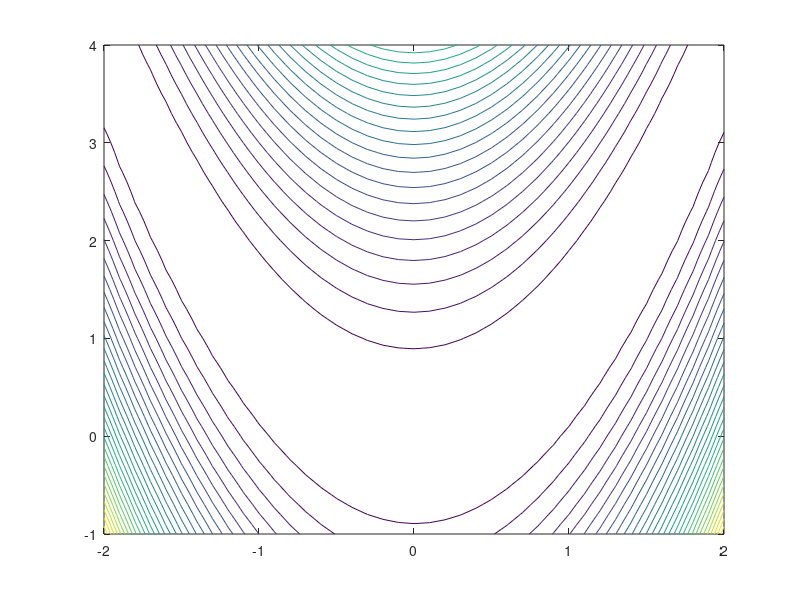

The MATLAB script that drew this image: (Note: this script raises an error after producing the figure.)
clear,clc
[X,Y] = meshgrid(-2:0.1:2, -1:0.1:4);
% draw contours as background (Rosenbrock function)
F = (1-X).^2 + 100.*(Y-X.^2).^2;
fig = figure;
contour(X,Y,F,30);
hold on;
x2 = 0;
y2 = 0;
minimum = inf;

% set a number of total iteration
maxTrail = 100;
% for each iteration, grenaral a random point on Omega = [-2,2]x[-1,4]
% evaluate the objective function at that point, and compare to the
% current best point which stored in (x2, y2)
for idx = 1 : maxTrail
    %pause(1);
    x1 = -2 + rand()*4;
    y1 = -1 + rand()*5;
    if rosenbrock(x1,y1) < minimum
        plot(x1, y1,'rx','LineWidth',2,'MarkerSize',10);
        if idx > 1
            plot(x2, y2, 'kx','LineWidth',2,'MarkerSize',10);
        end
        x2 = x1;
        y2 = y1;
        minimum = rosenbrock(x1,y1);
    else
        plot(x1, y1,'kx','LineWidth',2,'MarkerSize',10);
    end
    drawnow;
    frame = getframe(fig);
    im{idx} = frame2im(frame);
end

% output the image frames as GIF
filename = "animated.gif"; % Specify the output file name
for idx = 1:100
    [A,map] = rgb2ind(im{idx},256);
    if idx == 1
        imwrite(A,map,filename,"gif","LoopCount",Inf,"DelayTime",1);
    else
        imwrite(A,map,filename,"gif","WriteMode","append","DelayTime",1);
    end
end

% Use Rosenbrock as objective function (2D)
function ret = rosenbrock(x, y)
    ret = (1-x).^2 + 100.*(y-x.^2).^2;
end
